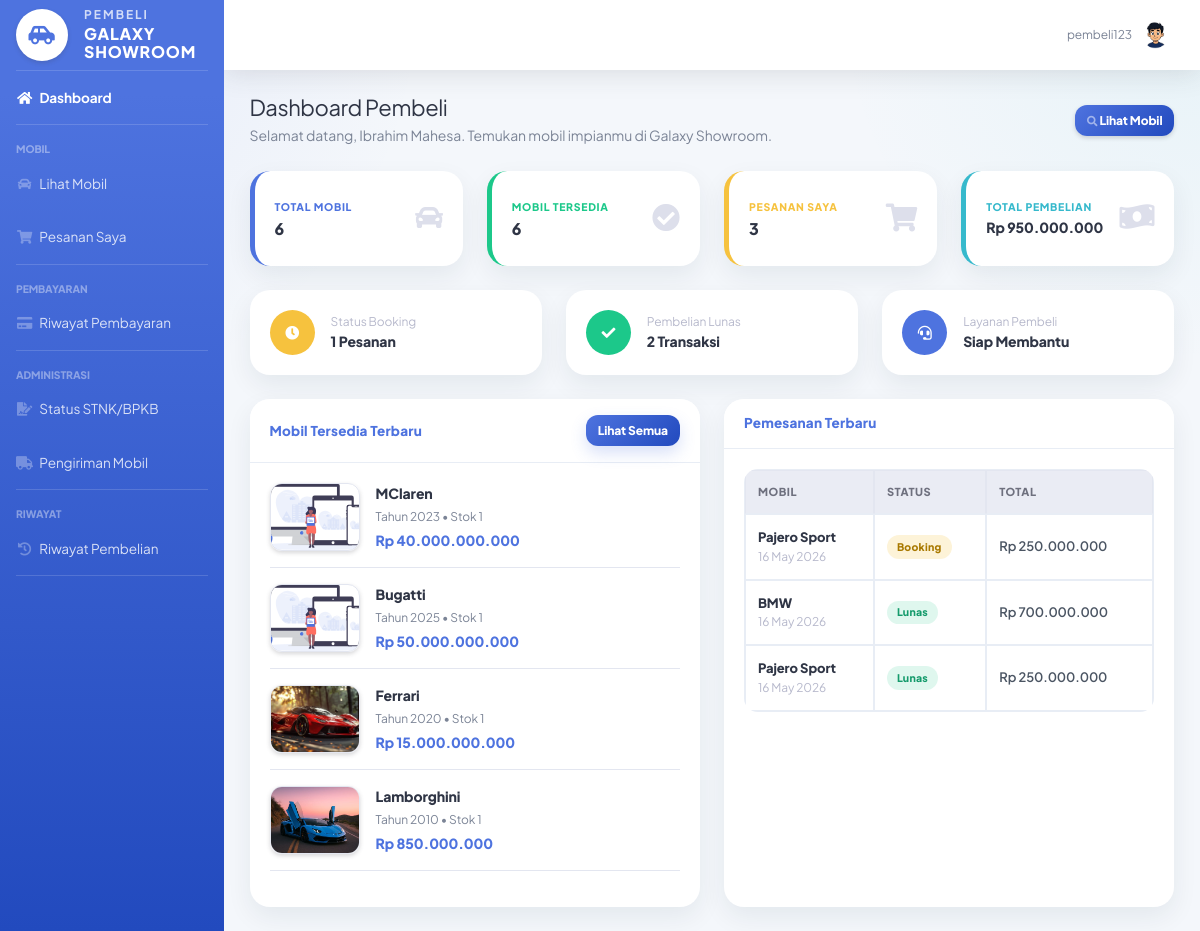
The app's page /pembeli/dashboard.php (signed in), older data.
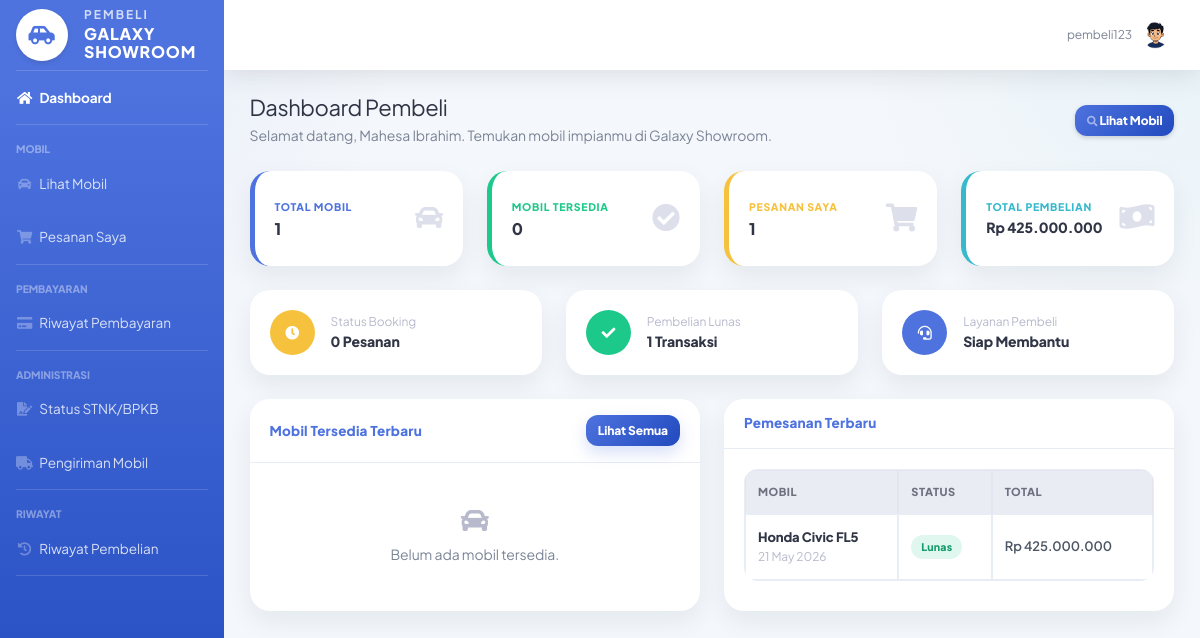
The same page, newer data.
### tables this page shows
CREATE TABLE `pembeli` (
  `id_pembeli` int(11) NOT NULL,
  `id_user` int(11) DEFAULT NULL,
  `nama` varchar(100) DEFAULT NULL,
  `alamat` text DEFAULT NULL,
  `no_hp` varchar(15) DEFAULT NULL,
  `foto` varchar(255) DEFAULT NULL
);

CREATE TABLE `mobil` (
  `id_mobil` int(11) NOT NULL,
  `id_penjual` int(11) DEFAULT NULL,
  `nama_mobil` varchar(100) DEFAULT NULL,
  `harga` decimal(15,2) DEFAULT NULL,
  `stok` int(11) DEFAULT NULL,
  `status` enum('tersedia','dipesan','terjual') DEFAULT NULL,
  `deskripsi` text NOT NULL,
  `tahun` year(4) NOT NULL,
  `foto` varchar(255) NOT NULL
);

CREATE TABLE `pemesanan` (
  `id_pemesanan` int(11) NOT NULL,
  `id_pembeli` int(11) DEFAULT NULL,
  `id_mobil` int(11) DEFAULT NULL,
  `tanggal_pesan` datetime DEFAULT NULL,
  `total_harga` decimal(15,2) DEFAULT NULL,
  `status` enum('booking','dp','lunas','batal') DEFAULT 'booking',
  `deadline_dp` date DEFAULT NULL,
  `foto_ktp` varchar(255) DEFAULT NULL
);

### pembeli/dashboard.php (the view, shortened to what the changed rows need)
<?php
include "../config/koneksi.php";
$id_user = $_SESSION['id_user'] ?? 0;
function rupiah($angka)
{
    return "Rp " . number_format((float)$angka, 0, ',', '.');
}
$qPembeli = mysqli_query($koneksi, "
    SELECT * FROM pembeli
    WHERE id_user = '$id_user'
");
$pembeli = mysqli_fetch_assoc($qPembeli);
$id_pembeli = $pembeli['id_pembeli'] ?? 0;
$nama_pembeli = $pembeli['nama'] ?? ($_SESSION['username'] ?? 'Pembeli');
$totalMobil = mysqli_fetch_assoc(mysqli_query($koneksi, "
    SELECT COUNT(*) AS total FROM mobil
"))['total'];
$mobilTersedia = mysqli_fetch_assoc(mysqli_query($koneksi, "
    SELECT COUNT(*) AS total
    FROM mobil
    WHERE status = 'tersedia' AND stok > 0
"))['total'];
$totalPesanan = mysqli_fetch_assoc(mysqli_query($koneksi, "
    SELECT COUNT(*) AS total
    FROM pemesanan
    WHERE id_pembeli = '$id_pembeli'
"))['total'];
$totalBooking = mysqli_fetch_assoc(mysqli_query($koneksi, "
    SELECT COUNT(*) AS total
    FROM pemesanan
    WHERE id_pembeli = '$id_pembeli'
    AND status = 'booking'
"))['total'];
$totalLunas = mysqli_fetch_assoc(mysqli_query($koneksi, "
    SELECT COUNT(*) AS total
    FROM pemesanan
    WHERE id_pembeli = '$id_pembeli'
    AND status = 'lunas'
"))['total'];
$totalPembelian = mysqli_fetch_assoc(mysqli_query($koneksi, "
    SELECT COALESCE(SUM(total_harga), 0) AS total
    FROM pemesanan
    WHERE id_pembeli = '$id_pembeli'
    AND status = 'lunas'
"))['total'];
$mobilTerbaru = mysqli_query($koneksi, "
    SELECT *
    FROM mobil
    WHERE status = 'tersedia' AND stok > 0
    ORDER BY id_mobil DESC
    LIMIT 4
");
$pesananTerbaru = mysqli_query($koneksi, "
    SELECT
        p.*,
        m.nama_mobil
    FROM pemesanan p
    LEFT JOIN mobil m ON p.id_mobil = m.id_mobil
    WHERE p.id_pembeli = '$id_pembeli'
    ORDER BY p.tanggal_pesan DESC
    LIMIT 5
");
?>
<!DOCTYPE html>
<html lang="id">
<head>
    <link href="../assets/vendor/fontawesome-free/css/all.min.css" rel="stylesheet">
    <link href="../assets/css/sb-admin-2.min.css" rel="stylesheet">
    <link href="../assets/css/admin.css" rel="stylesheet">
</head>
<body id="page-top">
<div id="wrapper">
    <div id="content-wrapper" class="d-flex flex-column">
        <div id="content">
            <div class="container-fluid">
                <div class="d-sm-flex align-items-center justify-content-between mb-4">
                    <div>
                        <h1 class="h3 mb-1 text-gray-800">Dashboard Pembeli</h1>
                        <p class="mb-0 text-gray-600">
                            Selamat datang, <?= htmlspecialchars($nama_pembeli); ?>. Temukan mobil impianmu di Galaxy Showroom.
                        </p>
                    </div>
                </div>
                <div class="row">
                    <div class="col-xl-3 col-md-6 mb-4">
                        <div class="card border-left-primary shadow h-100 py-2">
                            <div class="card-body">
                                <div class="row no-gutters align-items-center">
                                    <div class="col mr-2">
                                        <div class="text-xs font-weight-bold text-primary text-uppercase mb-1">
                                            Total Mobil
                                        </div>
                                        <div class="h5 mb-0 font-weight-bold text-gray-800">
                                            <?= $totalMobil; ?>
                                        </div>
                                    </div>
                                </div>
                            </div>
                        </div>
                    </div>
                    <div class="col-xl-3 col-md-6 mb-4">
                        <div class="card border-left-success shadow h-100 py-2">
                            <div class="card-body">
                                <div class="row no-gutters align-items-center">
                                    <div class="col mr-2">
                                        <div class="text-xs font-weight-bold text-success text-uppercase mb-1">
                                            Mobil Tersedia
                                        </div>
                                        <div class="h5 mb-0 font-weight-bold text-gray-800">
                                            <?= $mobilTersedia; ?>
                                        </div>
                                    </div>
                                </div>
                            </div>
                        </div>
                    </div>
                    <div class="col-xl-3 col-md-6 mb-4">
                        <div class="card border-left-warning shadow h-100 py-2">
                            <div class="card-body">
                                <div class="row no-gutters align-items-center">
                                    <div class="col mr-2">
                                        <div class="text-xs font-weight-bold text-warning text-uppercase mb-1">
                                            Pesanan Saya
                                        </div>
                                        <div class="h5 mb-0 font-weight-bold text-gray-800">
                                            <?= $totalPesanan; ?>
                                        </div>
                                    </div>
                                </div>
                            </div>
                        </div>
                    </div>
                    <div class="col-xl-3 col-md-6 mb-4">
                        <div class="card border-left-info shadow h-100 py-2">
                            <div class="card-body">
                                <div class="row no-gutters align-items-center">
                                    <div class="col mr-2">
                                        <div class="text-xs font-weight-bold text-info text-uppercase mb-1">
                                            Total Pembelian
                                        </div>
                                        <div class="h6 mb-0 font-weight-bold text-gray-800">
                                            <?= rupiah($totalPembelian); ?>
                                        </div>
                                    </div>
                                </div>
                            </div>
                        </div>
                    </div>
                </div>
                <div class="row">
                    <div class="col-lg-4 mb-4">
                        <div class="card shadow h-100">
                            <div class="card-body d-flex align-items-center">
                                <div>
                                    <div class="small text-gray-500">Status Booking</div>
                                    <div class="font-weight-bold text-gray-800">
                                        <?= $totalBooking; ?> Pesanan
                                    </div>
                                </div>
                            </div>
                        </div>
                    </div>
                    <div class="col-lg-4 mb-4">
                        <div class="card shadow h-100">
                            <div class="card-body d-flex align-items-center">
                                <div>
                                    <div class="small text-gray-500">Pembelian Lunas</div>
                                    <div class="font-weight-bold text-gray-800">
                                        <?= $totalLunas; ?> Transaksi
                                    </div>
                                </div>
                            </div>
                        </div>
                    </div>
                </div>
                <div class="row">
                    <div class="col-lg-6 mb-4">
                        <div class="card shadow h-100">
                            <div class="card-body">
                                <?php if (mysqli_num_rows($mobilTerbaru) > 0) : ?>
                                    <?php while ($mobil = mysqli_fetch_assoc($mobilTerbaru)) : ?>
                                        <?php
                                        $fotoMobil = !empty($mobil['foto'])
                                            ? "../uploads/" . $mobil['foto']
                                            : "../assets/img/undraw_posting_photo.svg";
                                        ?>
                                        <div class="d-flex align-items-center mb-3 pb-3 border-bottom">
                                            <img src="<?= htmlspecialchars($fotoMobil); ?>"
                                                 onerror="this.src='../assets/img/undraw_posting_photo.svg'"
                                                 class="mr-3 shadow-sm"
                                                 style="width:90px; height:68px; object-fit:cover; border-radius:12px; border:1px solid #e3e6f0;">
                                            <div class="flex-grow-1">
                                                <div class="font-weight-bold text-gray-800 mb-1">
                                                    <?= htmlspecialchars($mobil['nama_mobil']); ?>
                                                </div>
                                                <div class="small text-gray-600 mb-1">
                                                    Tahun <?= htmlspecialchars($mobil['tahun']); ?>
                                                    •
                                                    Stok <?= htmlspecialchars($mobil['stok']); ?>
                                                </div>
                                                <div class="text-primary font-weight-bold">
                                                    <?= rupiah($mobil['harga']); ?>
                                                </div>
                                            </div>
                                        </div>
                                    <?php endwhile; ?>
                                <?php else : ?>
                                    <div class="text-center text-gray-500 py-4">
                                        <i class="fas fa-car fa-2x mb-2"></i>
                                        <p class="mb-0">Belum ada mobil tersedia.</p>
                                    </div>
                                <?php endif; ?>
                            </div>
                        </div>
                    </div>
                    <div class="col-lg-6 mb-4">
                        <div class="card shadow h-100">
                            <div class="card-body">
                                <?php if (mysqli_num_rows($pesananTerbaru) > 0) : ?>
                                    <div class="table-responsive">
                                        <table class="table table-bordered table-hover mb-0">
                                            <thead class="thead-light">
                                            <tr>
                                                <th>Mobil</th>
                                                <th>Status</th>
                                                <th>Total</th>
                                            </tr>
                                            </thead>
                                            <tbody>
                                            <?php while ($row = mysqli_fetch_assoc($pesananTerbaru)) : ?>
                                                <?php
                                                $badge = "secondary";
                                                if ($row['status'] == "booking") {
                                                    $badge = "warning";
                                                } elseif ($row['status'] == "dp") {
                                                    $badge = "info";
                                                } elseif ($row['status'] == "lunas") {
                                                    $badge = "success";
                                                } elseif ($row['status'] == "batal") {
                                                    $badge = "danger";
                                                }
                                                ?>
                                                <tr>
                                                    <td>
                                                        <div class="font-weight-bold text-gray-800">
                                                            <?= htmlspecialchars($row['nama_mobil'] ?? '-'); ?>
                                                        </div>
                                                        <div class="small text-gray-500">
                                                            <?= date('d M Y', strtotime($row['tanggal_pesan'])); ?>
                                                        </div>
                                                    </td>
                                                    <td>
                                                        <span class="badge badge-<?= $badge; ?>">
                                                            <?= ucfirst($row['status']); ?>
                                                        </span>
                                                    </td>
                                                    <td>
                                                        <?= rupiah($row['total_harga']); ?>
                                                    </td>
                                                </tr>
                                            <?php endwhile; ?>
                                            </tbody>
                                        </table>
                                    </div>
                                <?php endif; ?>
                            </div>
                        </div>
                    </div>
                </div>
            </div>
        </div>
    </div>
</div>
</body>
</html>

Row changes from the older to the newer data that the page shows:
removed mobil: nama_mobil "MClaren", tahun "2023", stok "1", harga "Rp 40.000.000.000"
removed mobil: nama_mobil "Bugatti", tahun "2025", stok "1", harga "Rp 50.000.000.000"
removed mobil: foto (picture), nama_mobil "Ferrari", tahun "2020", stok "1", harga "Rp 15.000.000.000"
removed mobil: foto (picture), nama_mobil "Lamborghini", tahun "2010", stok "1", harga "Rp 850.000.000"
removed pemesanan: id_mobil.nama_mobil "Pajero Sport", tanggal_pesan "16 May 2026", status "Booking", total_harga "Rp 250.000.000"
removed pemesanan: id_mobil.nama_mobil "BMW", tanggal_pesan "16 May 2026", status "Lunas", total_harga "Rp 700.000.000"
removed pemesanan: id_mobil.nama_mobil "Pajero Sport", tanggal_pesan "16 May 2026", status "Lunas", total_harga "Rp 250.000.000"
changed pembeli: nama "Ibrahim Mahesa" → "Mahesa Ibrahim"
added pemesanan: id_mobil.nama_mobil "Honda Civic FL5", tanggal_pesan "21 May 2026", status "Lunas", total_harga "Rp 425.000.000"
Text that changed along with them:
$totalMobil: "6" → "1"
$mobilTersedia: "6" → "0"
$totalPesanan: "3" → "1"
rupiah($totalPembelian): "Rp 950.000.000" → "Rp 425.000.000"
$totalBooking: "1" → "0"
$totalLunas: "2" → "1"
text now shown: "Belum ada mobil tersedia."
